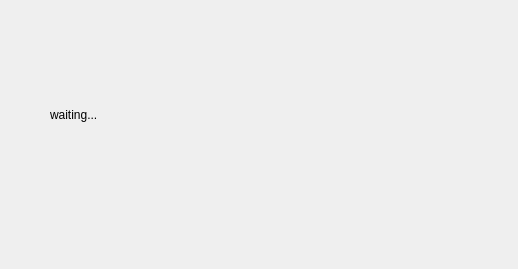
<?xml version="1.0" encoding="UTF-8"?>
<ui version="4.0">
 <class>ListenerDesign</class>
 <widget class="QMainWindow" name="ListenerDesign">
  <property name="geometry">
   <rect>
    <x>0</x>
    <y>0</y>
    <width>518</width>
    <height>269</height>
   </rect>
  </property>
  <property name="windowTitle">
   <string>Listener</string>
  </property>
  <widget class="QWidget" name="centralwidget">
   <widget class="QLabel" name="label_recv">
    <property name="geometry">
     <rect>
      <x>50</x>
      <y>90</y>
      <width>380</width>
      <height>50</height>
     </rect>
    </property>
    <property name="text">
     <string>waiting...</string>
    </property>
   </widget>
  </widget>
 </widget>
 <resources/>
 <connections/>
</ui>
